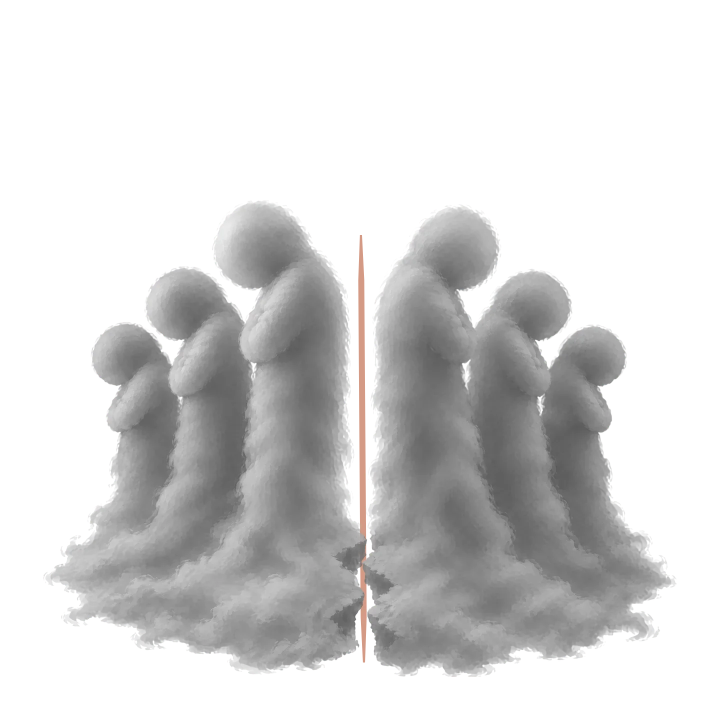
#> input picture assets/illust/monster_act4.webp, 1440 x 1440 px (shown at 1/2 size)
$ python sunset_line.py
#> lines starting #> are read from the running program, lines starting #| are printed output that depends on the picture
#!/usr/bin/env python3
"""의심 그림자(monster_act4.webp)의 두 무리 사이 틈으로 노을 한 줄을 그린다(설계 4막 막 보스, Task 6 Step 3).
illust.py monster는 회색 풀기(unmix_grey)로 모든 색을 지우므로 노을은 그림이 아니라 코드로 넣는다.
틈(두 무리 사이 알파가 빈 세로 띠)의 가운데를 줄마다 찾아 곧은 선으로 맞추고, 평평한 장밋빛 노을색
(bg_ch4-2 노을 줄과 같은 빛깔) 곧은 세로줄을 그림 **뒤에** 깐다(그림을 그 위에 얹는다). 그래서 줄은 틈으로만
보이고 몸이 겹치는 곳에서는 안개 뒤로 숨는다. 번짐·빛 알갱이 없음: 1px 안티앨리어싱만, 위아래 끝은 가늘어진다.
illust.py --act 4 monster 뒤에 한 번 돌린다:
  /root/.local/share/sprite-gen/.venv/bin/python -I design/art/act4/illust-fixes/sunset_line.py
"""
import os
import numpy as np
from PIL import Image

ROOT = os.path.abspath(os.path.join(os.path.dirname(os.path.abspath(__file__)), '..', '..', '..', '..'))
P = os.path.join(ROOT, 'assets/illust/monster_act4.webp')
COLOR = np.array([212, 154, 134], np.float32)  # #D49A86, bg_ch4-2 노을 줄(#C79693)보다 조금 따뜻하게
WIN = (600, 840)          # 틈을 찾을 가로 범위(1440 그림 좌표)
Y0, Y1 = 470, 1325        # 줄의 위·아래(어깨 높이 ~ 금 간 땅 아래 끝)
HALF = 6.0                # 줄 반폭(px)
TAPER = 90                # 위아래 끝이 가늘어지는 길이(px)

im = Image.open(P).convert('RGBA')
#> im is the input picture: PIL image 1440x1440 RGBA; mean R, G, B, A 187.1, 152.4, 139.7, 95.3
a = np.asarray(im).astype(np.float32).copy()
al = a[..., 3]
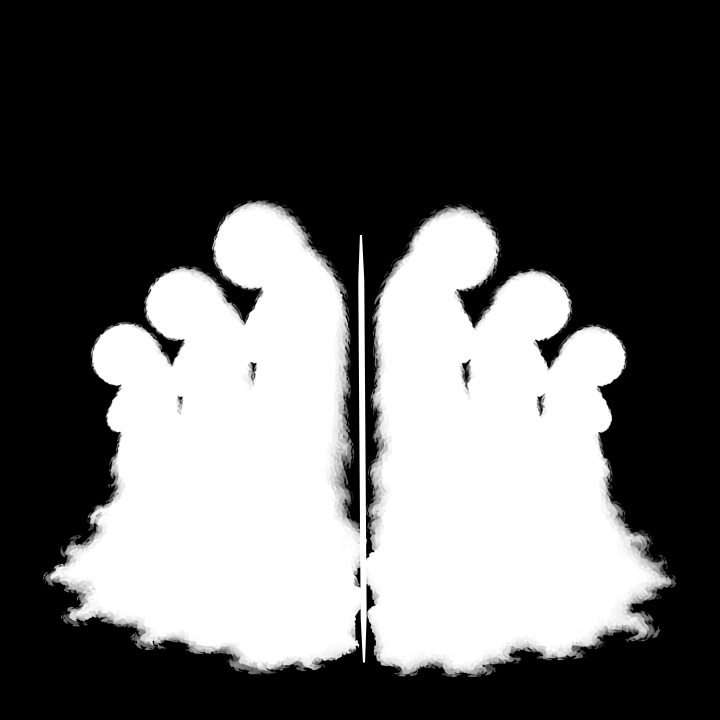
#> al: shape (1440, 1440) float32 (shown at 1/2 size); min 0, max 255, mean 95.3

xs = np.full(Y1 - Y0, np.nan, np.float32)
for i, y in enumerate(range(Y0, Y1)):
    row = al[y, WIN[0]:WIN[1]] < 20
    best, s = None, None
    for x in range(len(row) + 1):
        v = x < len(row) and row[x]
        if v and s is None:
            s = x
        if not v and s is not None:
            if best is None or x - s > best[1] - best[0]:
                best = (s, x)
            s = None
    if best and best[1] - best[0] >= 6:
        xs[i] = WIN[0] + (best[0] + best[1] - 1) / 2
idx = np.arange(len(xs))
#> idx = 855 values from 0 to 854
ok = ~np.isnan(xs)
xs = np.interp(idx, idx[ok], xs[ok])
#> xs = 855 values, max 774 at index 4, min 668.5 at index 18, mean 722.7
xs = np.polyval(np.polyfit(idx, xs, 1), idx)  # 곧은 선
#> xs = 855 values from 721.8 to 723.7

X = np.arange(a.shape[1], dtype=np.float32)
#> X = 1440 values from 0 to 1439
line = np.zeros_like(a)
line[..., :3] = COLOR
for i, y in enumerate(range(Y0, Y1)):
    t = min(i, len(xs) - 1 - i) / TAPER
    half = HALF * min(1.0, 0.35 + 0.65 * t)
    line[y, :, 3] = np.clip(half + 0.5 - np.abs(X - xs[i]), 0, 1) * 255  # 1px 안티앨리어싱만
#> this loop made 855 passes
#> (t, half) on passes 1 to 3: (0, 2.1), (0.0111, 2.14), (0.0222, 2.19)
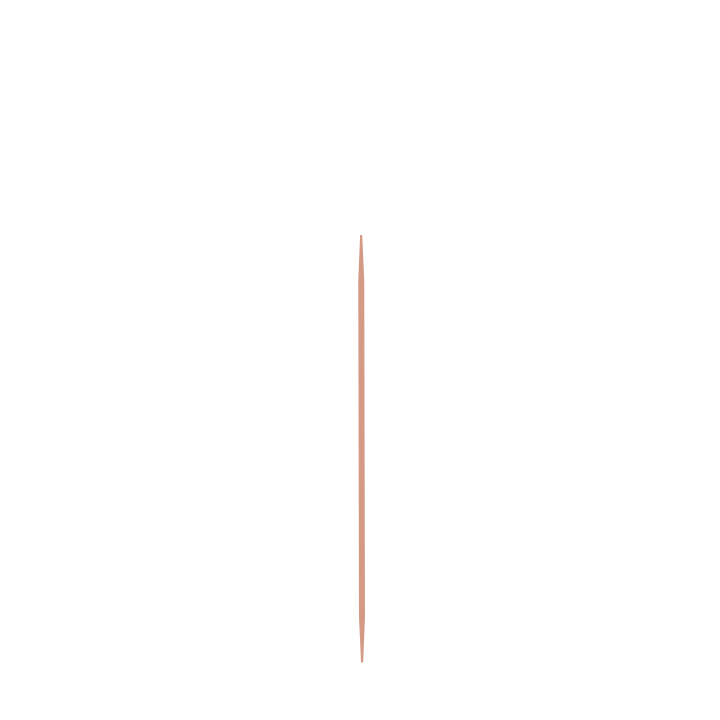
#> line: shape (1440, 1440, 4) float32 (shown at 1/2 size); mean of channels 0, 1, 2, 3 214.7, 156.8, 131.6, 1.2; transparent parts drawn white

out = Image.fromarray(line.astype(np.uint8), 'RGBA')
out.alpha_composite(im)  # 그림이 줄 위에 온다
for q in (85, 80, 75):
    out.save(P, 'WEBP', quality=q, method=6)
    if os.path.getsize(P) <= 400_000:
        break
print('sunset line', Y0, Y1, 'x', round(float(xs[0])), '->', round(float(xs[-1])), os.path.getsize(P) // 1024, 'KB')
#| sunset line 470 1325 x 722 -> 724 164 KB
